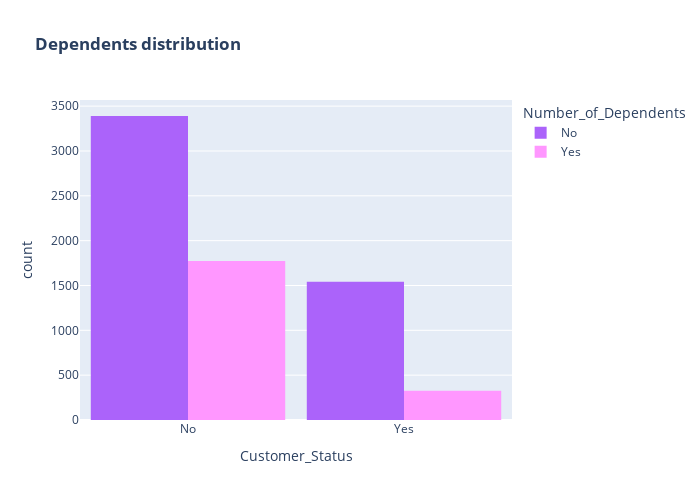

Notebook code cell kept with this figure:
### Code cell
color_map = {"Yes": "#FF97FF", "No": "#AB63FA"}
fig = px.histogram(data, x="Customer_Status", color="Number_of_Dependents", barmode="group", title="<b>Dependents distribution</b>", color_discrete_map=color_map)
fig.update_layout(width=700, height=500, bargap=0.1)
fig.show()

### Figure 1 — Plotly figure (JSON) as saved in the notebook; plotly's stock layout.template omitted (floating-point values rounded to 4 significant figures; data arrays with more than 128 entries replaced by an {"elided": "..."} marker saying what was removed)
{"data": [{"alignmentgroup": "True", "bingroup": "x", "hovertemplate": "Number_of_Dependents=No<br>Customer_Status=%{x}<br>count=%{y}<extra></extra>", "legendgroup": "No", "marker": {"color": "#AB63FA", "pattern": {"shape": ""}}, "name": "No", "offsetgroup": "No", "orientation": "v", "showlegend": true, "type": "histogram", "x": {"elided": "4933 str values"}, "xaxis": "x", "yaxis": "y"}, {"alignmentgroup": "True", "bingroup": "x", "hovertemplate": "Number_of_Dependents=Yes<br>Customer_Status=%{x}<br>count=%{y}<extra></extra>", "legendgroup": "Yes", "marker": {"color": "#FF97FF", "pattern": {"shape": ""}}, "name": "Yes", "offsetgroup": "Yes", "orientation": "v", "showlegend": true, "type": "histogram", "x": {"elided": "2099 str values"}, "xaxis": "x", "yaxis": "y"}], "layout": {"bargap": 0.1, "barmode": "group", "height": 500, "legend": {"title": {"text": "Number_of_Dependents"}, "tracegroupgap": 0}, "title": {"text": "<b>Dependents distribution</b>"}, "width": 700, "xaxis": {"anchor": "y", "domain": [0, 1], "title": {"text": "Customer_Status"}}, "yaxis": {"anchor": "x", "domain": [0, 1], "title": {"text": "count"}}}}
